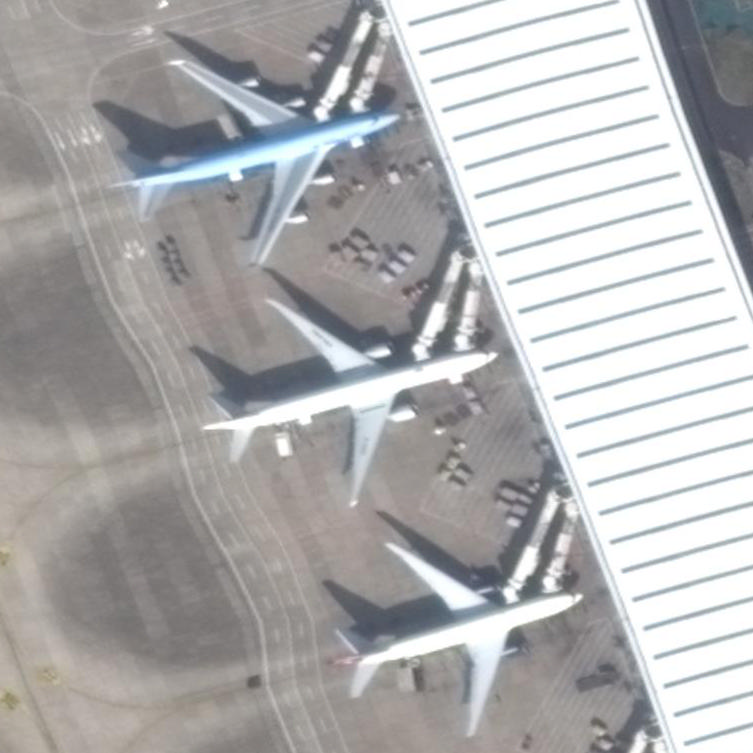
#> input picture examples/rbox/deploy/Airplane/demo.tif, 753 x 753 px
$ jupyter execute --allow-errors Untitled.ipynb   (shell and % lines are left out)   (older library calls are emulated)
#> lines starting #> are read from the running program, lines starting #| are printed output that depends on the picture
[cell 1]
from PIL import Image, ImageDraw
import matplotlib.patches as patches
import matplotlib.pyplot as plt
import pandas as pd
import cv2

.rbox.scoreファイルには、各行が1つの境界ボックスに対応する複数の行が含まれている。各行には7つの数字が含まれる。

- 最初の2つの数字は、境界ボックスの中心点の位置
- 3-4は、境界ボックスの幅と高さ
- DRBoxは1つのクラスの予測しか提供しないため、5番目はオブジェクトのラベル。これは最近1に固定されている。
- 6番目の数字は、このバウンディングボックスの角度（度）
- 7位がスコアです。検出されたオブジェクトはスコアでソートされる

[cell 2]
def get_rect(center, w, h):
    w = int(w)
    h = int(h)
    x, y = center
    x1 = int(x - w / 2 )
    y1 = int(y - h / 2)

    return x1, y1, x1 + w, y1 + h


def draw_rectangle(draw, coordinates, color, width):

    i = 0
    for i in range(width):

        rect_start = (coordinates[0][0] - i, coordinates[0][1] - i)
        rect_end = (coordinates[1][0] + i, coordinates[1][1] + i)
        draw.rectangle((rect_start, rect_end), outline = color)
        i+=1


def draw_rectangles(w, h, cx, cy, angle):

    # boundingbox用の画像を生成する
    buff = 100
    half_buff = buff/2

    overlay = Image.new('RGBA', (w + buff, h + buff))
    draw = ImageDraw.Draw(overlay)
    x1, y1, x2, y2 = get_rect((cx, cy), w, h)

    draw_rectangle(draw, ((half_buff, half_buff), (w+half_buff, h+half_buff)), color=(0, 255, 0), width=5)

    # 画像を回転させる
    rotated = overlay.rotate(angle)
    im.paste(rotated, (int(x1-half_buff), int(y1-half_buff)), rotated)

    # 回転前のboundingbox
    draw1 = ImageDraw.Draw(im)
    draw_rectangle(draw1, ((x1, y1), (x2, y2)), color=(255, 0, 0), width=4)
    print(x1, y1,x2,y2)

[cell 3]
im = Image.open('demo.tif')
#> im is the input picture: PIL image 753x753 RGB; mean R, G, B 175.2, 174.7, 175.3

# 465.837522204 627.858738166 256.753745594 207.864144608 1 16.5859465751 1.0
# 262.597336833 152.69555652 287.811689191 225.521194166 1 15.5876267039 1.0
# 352.980308508 391.275265862 302.487150641 232.075637204 1 14.6078637892 1.0


cx, cy, w, h = 465.837525364, 627.858731845, 256.753741002, 207.864159476
w, h = int(w), int(h)
angle = 16.5859465751

draw_rectangles(w, h, cx, cy, angle)
#> in draw_rectangles, `overlay = Image.new('RGBA', (w + buff, h + buff))`: overlay: PIL image 356x307 RGBA; every value is 0
#> in draw_rectangles, `rotated = overlay.rotate(angle)`:
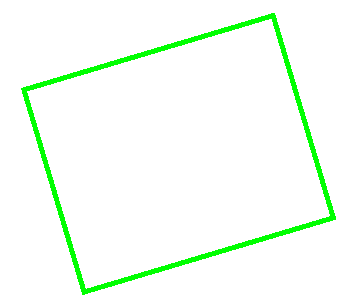
#> rotated: PIL image 356x307 RGBA; mean R, G, B, A 0, 11, 0, 11; transparent parts drawn white

cx, cy, w, h = 262.597336833, 152.69555652, 287.811689191, 225.521194166
w, h = int(w), int(h)
angle = 15.5876267039

draw_rectangles(w, h, cx, cy, angle)
#> call 2 of draw_rectangles, with w = 287, h = 225, cx = 262.6, cy = 152.7, angle = 15.59
#> in draw_rectangles (call 2), `overlay = Image.new('RGBA', (w + buff, h + buff))`: overlay: PIL image 387x325 RGBA; every value is 0
#> in draw_rectangles (call 2), `rotated = overlay.rotate(angle)`:
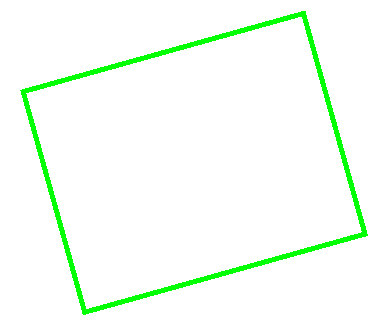
#> rotated: PIL image 387x325 RGBA; mean R, G, B, A 0, 10.5, 0, 10.5; transparent parts drawn white
#> in draw_rectangles (call 2), `im.paste(rotated, (int(x1-half_buff), int(y1-half_buff)), rotated)`:
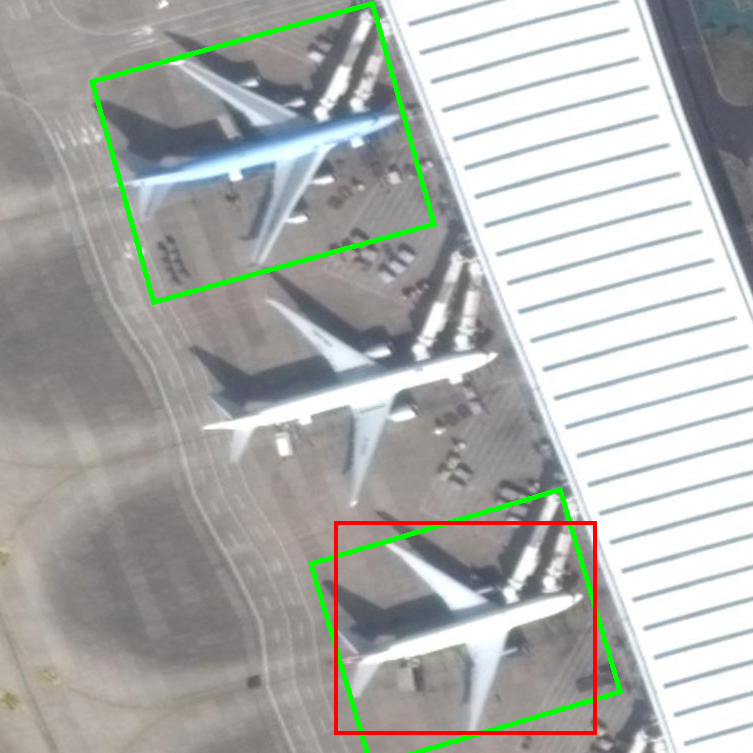
#> im: PIL image 753x753 RGB; mean R, G, B 173.4, 175.5, 171.9


cx, cy, w, h = 352.980308508, 391.275265862, 302.487150641, 232.075637204
w, h = int(w), int(h)
angle = 14.6078637892

draw_rectangles(w, h, cx, cy, angle)
#> call 3 of draw_rectangles, with w = 302, h = 232, cx = 353, cy = 391.3, angle = 14.61
#> in draw_rectangles (call 3), `overlay = Image.new('RGBA', (w + buff, h + buff))`: overlay: PIL image 402x332 RGBA; every value is 0
#> in draw_rectangles (call 3), `rotated = overlay.rotate(angle)`:
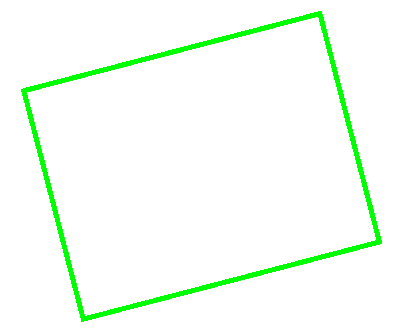
#> rotated: PIL image 402x332 RGBA; mean R, G, B, A 0, 10.4, 0, 10.4; transparent parts drawn white
#> in draw_rectangles (call 3), `im.paste(rotated, (int(x1-half_buff), int(y1-half_buff)), rotated)`:
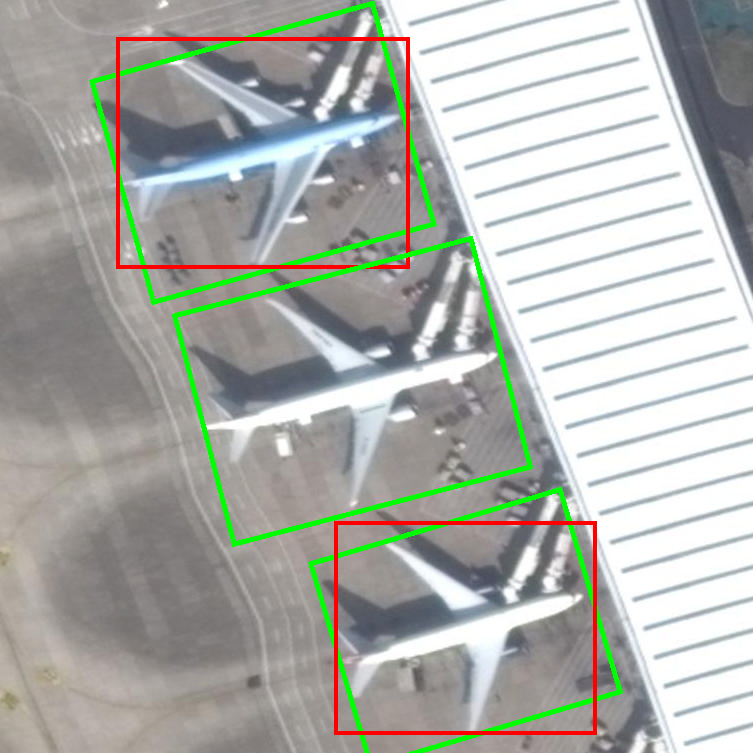
#> im: PIL image 753x753 RGB; mean R, G, B 172.7, 175.3, 169.4


plt.figure(figsize=(5,5),dpi=100)
plt.imshow(im), plt.show()
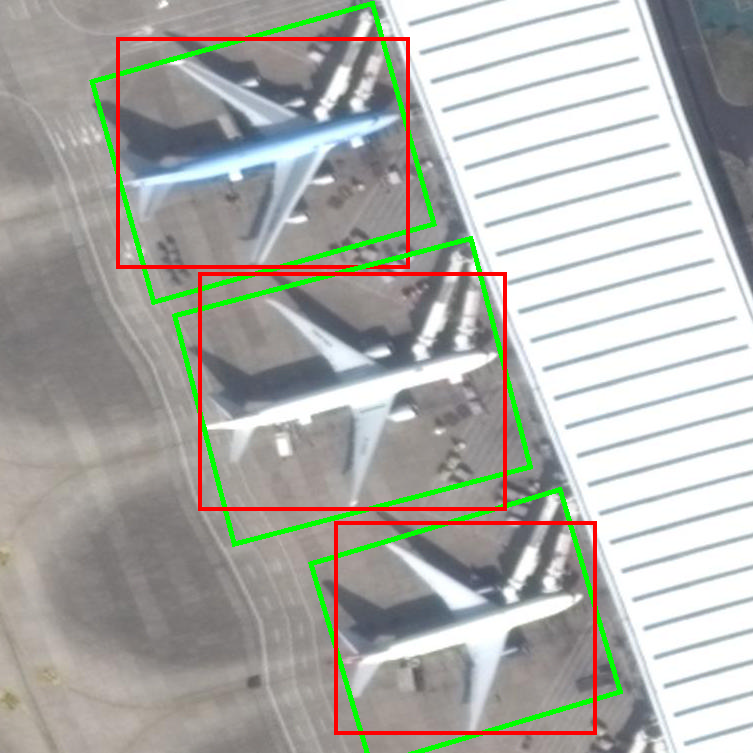
#> shown: shape (753, 753, 3); mean R, G, B 173.6, 174, 168.4
